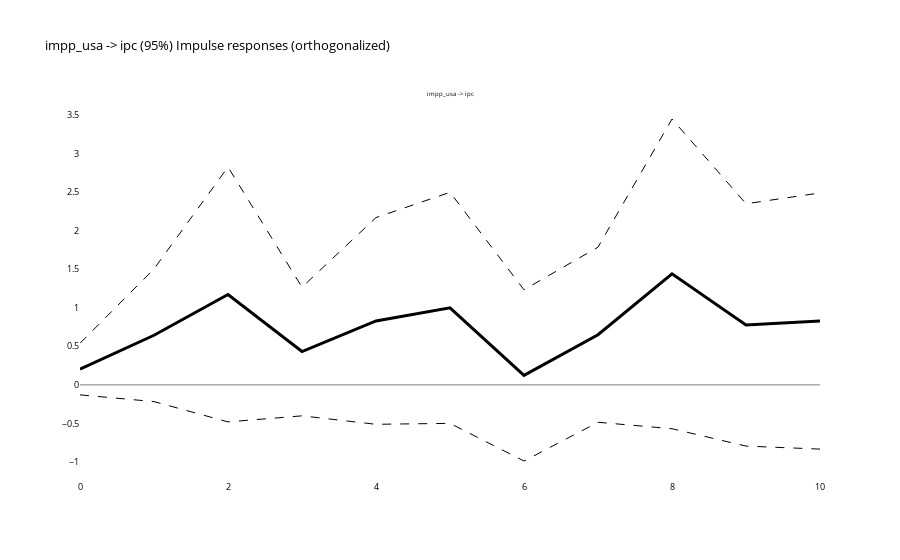
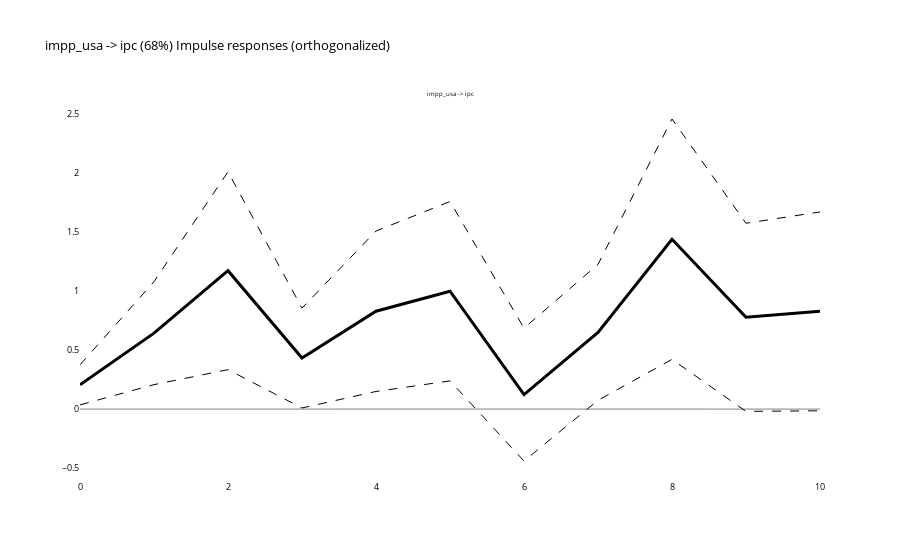
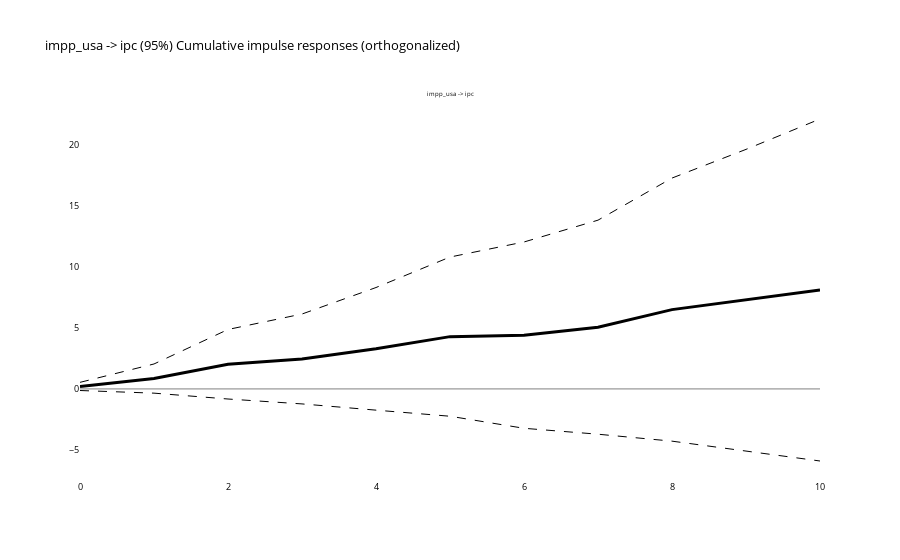
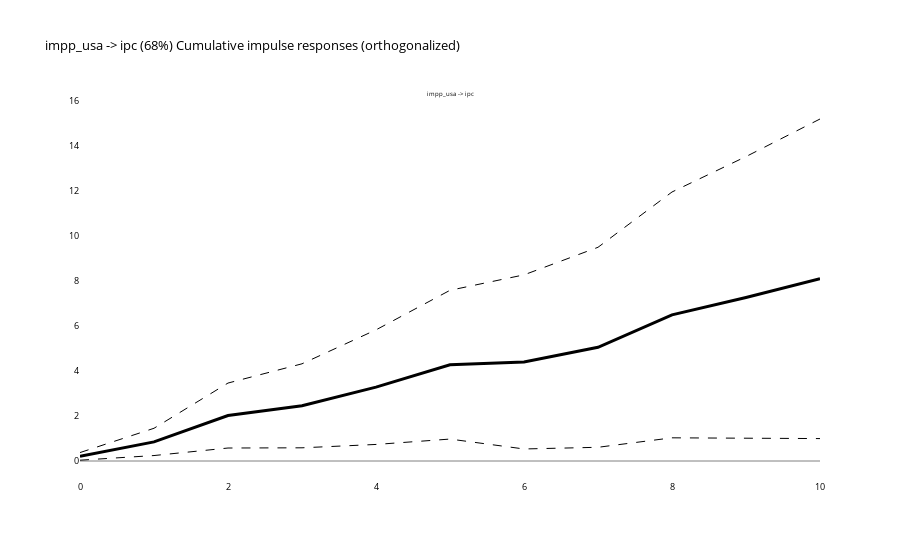

Notebook cell for these charts, in order:
### Code cell
import localprojections as lp
import pandas as pd
from utilities import renameColumnOfDataframe
from variable_preprocessing import makeLogColumns, makeDiffColumns
from regression import run_irf
from visualization import plotIrfWithSignifLP

df_trimestral_crudo = pd.read_excel("https://github.com/mbarrena/tesis/blob/main/data/Data%20trimestral%201950%20a%202023%20con%20DUMMIES%20outliers%20(por%20trimestre).xlsx?raw=true")
df_Arg = df_trimestral_crudo[['año', 'trimestre', 'ipc_ajust', 'E', 'Ebc', 'pbird', 'impp_usa', 'Psoja_USA', 'Pmaíz_USA', 'Ptrigo_USA', 'TOTfmi', "D1", "D2"]].copy()
df_Arg = renameColumnOfDataframe(df_Arg, "ipc_ajust", "ipc")
df_Arg59 = df_Arg.copy().iloc[36:].reset_index(drop=True)[['año', 'trimestre', 'ipc', 'E', 'Ebc', 'pbird', 'impp_usa', 'Psoja_USA', 'Pmaíz_USA', 'Ptrigo_USA', 'TOTfmi', "D1", "D2"]].copy()
df_ERPT_Arg59 = df_Arg59.copy()
df_ERPT_Arg59 = makeLogColumns(['ipc','E', 'Ebc', 'pbird', 'impp_usa', 'Psoja_USA', 'Pmaíz_USA', 'Ptrigo_USA', 'TOTfmi'],df_ERPT_Arg59)
df_ERPT_Arg59 = makeDiffColumns(['ipc','E', 'Ebc', 'pbird', 'impp_usa', 'Psoja_USA', 'Pmaíz_USA', 'Ptrigo_USA', 'TOTfmi'],df_ERPT_Arg59)


signifs = [0.05,0.32]
df = df_ERPT_Arg59
endog=["impp_usa", "E", "ipc", "pbird"]
exog=[]
response = endog+exog 
response = [x for x in response if x not in ["impp_usa","Psoja_USA","Pmaiz_USA","Ptrigo_USA"]] # estimate the responses of all variables to shocks from all variables
irf_horizon = 10 # estimate IRFs up to 10 periods ahead
opt_lags = 5 # include 5 lags in the local projections model
opt_cov = 'robust' # HAC standard errors

lp_results = LPResults([])
lp_results.names = endog+exog
lp_results.signifs = signifs
lp_results.plotIrfWithSignif = plotIrfWithSignifLP
lp_results.sigma_u = None

for signif in signifs:
    opt_ci = 1-signif # 95% confidence intervals

    if len(exog) == 0:
        irf = lp.TimeSeriesLP(data=df, 
                        Y=endog, 
                        response=response, 
                        horizon=irf_horizon, 
                        lags=opt_lags, 
                        newey_lags=None, 
                        ci_width=opt_ci
                        )
    else:
        irf = lp.TimeSeriesLPX(data=df, 
                        Y=endog, 
                        X=exog, 
                        response=response, 
                        horizon=irf_horizon, 
                        lags=opt_lags, 
                        newey_lags=None, 
                        ci_width=opt_ci
                        )
    lp_results.append(irf)

run_irf(lp_results, lp_results.signifs)

### Figure 1 — Plotly figure (JSON) as saved in the notebook; plotly's stock layout.template omitted (floating-point values rounded to 4 significant figures)
{"data": [{"line": {"color": "grey", "dash": "solid", "width": 1}, "mode": "lines", "type": "scatter", "x": [0, 1, 2, 3, 4, 5, 6, 7, 8, 9, 10], "xaxis": "x", "y": [0, 0, 0, 0, 0, 0, 0, 0, 0, 0, 0], "yaxis": "y"}, {"line": {"color": "black", "dash": "solid", "width": 3}, "mode": "lines", "type": "scatter", "x": [0, 1, 2, 3, 4, 5, 6, 7, 8, 9, 10], "xaxis": "x", "y": [0.2051, 0.6434, 1.172, 0.4325, 0.8289, 0.9987, 0.1232, 0.6501, 1.439, 0.7775, 0.8278], "yaxis": "y"}, {"line": {"color": "black", "dash": "dash", "width": 1}, "mode": "lines", "type": "scatter", "x": [0, 1, 2, 3, 4, 5, 6, 7, 8, 9, 10], "xaxis": "x", "y": [-0.129, -0.2163, -0.4796, -0.4012, -0.5107, -0.4985, -0.9863, -0.4845, -0.5679, -0.7929, -0.8322], "yaxis": "y"}, {"line": {"color": "black", "dash": "dash", "width": 1}, "mode": "lines", "type": "scatter", "x": [0, 1, 2, 3, 4, 5, 6, 7, 8, 9, 10], "xaxis": "x", "y": [0.5393, 1.503, 2.824, 1.266, 2.169, 2.496, 1.233, 1.785, 3.446, 2.348, 2.488], "yaxis": "y"}], "layout": {"annotations": [{"font": {"size": 6}, "showarrow": false, "text": "impp_usa -> ipc", "x": 0.5, "xanchor": "center", "xref": "paper", "y": 1, "yanchor": "bottom", "yref": "paper"}], "font": {"color": "black", "size": 9}, "hovermode": "x unified", "plot_bgcolor": "white", "showlegend": false, "title": {"text": "impp_usa -> ipc (95%)\nImpulse responses (orthogonalized)"}, "xaxis": {"anchor": "y", "domain": [0, 1]}, "yaxis": {"anchor": "x", "domain": [0, 1]}}}

### Figure 2 — Plotly figure (JSON) as saved in the notebook; plotly's stock layout.template omitted (floating-point values rounded to 4 significant figures)
{"data": [{"line": {"color": "grey", "dash": "solid", "width": 1}, "mode": "lines", "type": "scatter", "x": [0, 1, 2, 3, 4, 5, 6, 7, 8, 9, 10], "xaxis": "x", "y": [0, 0, 0, 0, 0, 0, 0, 0, 0, 0, 0], "yaxis": "y"}, {"line": {"color": "black", "dash": "solid", "width": 3}, "mode": "lines", "type": "scatter", "x": [0, 1, 2, 3, 4, 5, 6, 7, 8, 9, 10], "xaxis": "x", "y": [0.2051, 0.6434, 1.172, 0.4325, 0.8289, 0.9987, 0.1232, 0.6501, 1.439, 0.7775, 0.8278], "yaxis": "y"}, {"line": {"color": "black", "dash": "dash", "width": 1}, "mode": "lines", "type": "scatter", "x": [0, 1, 2, 3, 4, 5, 6, 7, 8, 9, 10], "xaxis": "x", "y": [0.03558, 0.2072, 0.3341, 0.009465, 0.1492, 0.239, -0.4398, 0.07444, 0.4208, -0.0193, -0.01445], "yaxis": "y"}, {"line": {"color": "black", "dash": "dash", "width": 1}, "mode": "lines", "type": "scatter", "x": [0, 1, 2, 3, 4, 5, 6, 7, 8, 9, 10], "xaxis": "x", "y": [0.3747, 1.08, 2.01, 0.8554, 1.509, 1.758, 0.6861, 1.226, 2.457, 1.574, 1.67], "yaxis": "y"}], "layout": {"annotations": [{"font": {"size": 6}, "showarrow": false, "text": "impp_usa -> ipc", "x": 0.5, "xanchor": "center", "xref": "paper", "y": 1, "yanchor": "bottom", "yref": "paper"}], "font": {"color": "black", "size": 9}, "hovermode": "x unified", "plot_bgcolor": "white", "showlegend": false, "title": {"text": "impp_usa -> ipc (68%)\nImpulse responses (orthogonalized)"}, "xaxis": {"anchor": "y", "domain": [0, 1]}, "yaxis": {"anchor": "x", "domain": [0, 1]}}}

### Figure 3 — Plotly figure (JSON) as saved in the notebook; plotly's stock layout.template omitted (floating-point values rounded to 4 significant figures)
{"data": [{"line": {"color": "grey", "dash": "solid", "width": 1}, "mode": "lines", "type": "scatter", "x": [0, 1, 2, 3, 4, 5, 6, 7, 8, 9, 10], "xaxis": "x", "y": [0, 0, 0, 0, 0, 0, 0, 0, 0, 0, 0], "yaxis": "y"}, {"line": {"color": "black", "dash": "solid", "width": 3}, "mode": "lines", "type": "scatter", "x": [0, 1, 2, 3, 4, 5, 6, 7, 8, 9, 10], "xaxis": "x", "y": [0.2051, 0.8486, 2.021, 2.453, 3.282, 4.281, 4.404, 5.054, 6.493, 7.271, 8.098], "yaxis": "y"}, {"line": {"color": "black", "dash": "dash", "width": 1}, "mode": "lines", "type": "scatter", "x": [0, 1, 2, 3, 4, 5, 6, 7, 8, 9, 10], "xaxis": "x", "y": [-0.129, -0.3453, -0.8249, -1.226, -1.737, -2.235, -3.222, -3.706, -4.274, -5.067, -5.899], "yaxis": "y"}, {"line": {"color": "black", "dash": "dash", "width": 1}, "mode": "lines", "type": "scatter", "x": [0, 1, 2, 3, 4, 5, 6, 7, 8, 9, 10], "xaxis": "x", "y": [0.5393, 2.042, 4.866, 6.132, 8.301, 10.8, 12.03, 13.81, 17.26, 19.61, 22.1], "yaxis": "y"}], "layout": {"annotations": [{"font": {"size": 6}, "showarrow": false, "text": "impp_usa -> ipc", "x": 0.5, "xanchor": "center", "xref": "paper", "y": 1, "yanchor": "bottom", "yref": "paper"}], "font": {"color": "black", "size": 9}, "hovermode": "x unified", "plot_bgcolor": "white", "showlegend": false, "title": {"text": "impp_usa -> ipc (95%)\nCumulative impulse responses (orthogonalized)"}, "xaxis": {"anchor": "y", "domain": [0, 1]}, "yaxis": {"anchor": "x", "domain": [0, 1]}}}

### Figure 4 — Plotly figure (JSON) as saved in the notebook; plotly's stock layout.template omitted (floating-point values rounded to 4 significant figures)
{"data": [{"line": {"color": "grey", "dash": "solid", "width": 1}, "mode": "lines", "type": "scatter", "x": [0, 1, 2, 3, 4, 5, 6, 7, 8, 9, 10], "xaxis": "x", "y": [0, 0, 0, 0, 0, 0, 0, 0, 0, 0, 0], "yaxis": "y"}, {"line": {"color": "black", "dash": "solid", "width": 3}, "mode": "lines", "type": "scatter", "x": [0, 1, 2, 3, 4, 5, 6, 7, 8, 9, 10], "xaxis": "x", "y": [0.2051, 0.8486, 2.021, 2.453, 3.282, 4.281, 4.404, 5.054, 6.493, 7.271, 8.098], "yaxis": "y"}, {"line": {"color": "black", "dash": "dash", "width": 1}, "mode": "lines", "type": "scatter", "x": [0, 1, 2, 3, 4, 5, 6, 7, 8, 9, 10], "xaxis": "x", "y": [0.03558, 0.2428, 0.5769, 0.5863, 0.7356, 0.9746, 0.5348, 0.6092, 1.03, 1.011, 0.9963], "yaxis": "y"}, {"line": {"color": "black", "dash": "dash", "width": 1}, "mode": "lines", "type": "scatter", "x": [0, 1, 2, 3, 4, 5, 6, 7, 8, 9, 10], "xaxis": "x", "y": [0.3747, 1.454, 3.465, 4.32, 5.829, 7.587, 8.273, 9.499, 11.96, 13.53, 15.2], "yaxis": "y"}], "layout": {"annotations": [{"font": {"size": 6}, "showarrow": false, "text": "impp_usa -> ipc", "x": 0.5, "xanchor": "center", "xref": "paper", "y": 1, "yanchor": "bottom", "yref": "paper"}], "font": {"color": "black", "size": 9}, "hovermode": "x unified", "plot_bgcolor": "white", "showlegend": false, "title": {"text": "impp_usa -> ipc (68%)\nCumulative impulse responses (orthogonalized)"}, "xaxis": {"anchor": "y", "domain": [0, 1]}, "yaxis": {"anchor": "x", "domain": [0, 1]}}}
